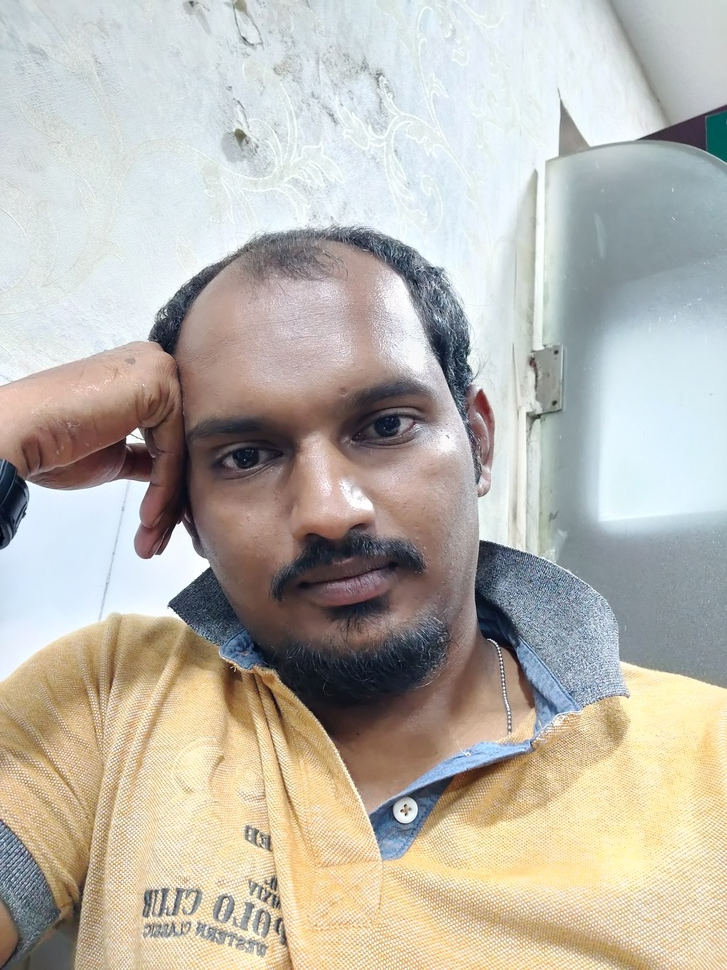
#> input picture Python/Modules_Practice/opencv/Images/nanda1.jpg, 727 x 970 px, shrunk from 3456 x 4608 before the run, given in place of the camera
$ jupyter execute --allow-errors Face_Detection.ipynb   (text cells are left out)
#> lines starting #> are read from the running program, lines starting #| are printed output that depends on the picture; after the words box and inside, x2 and y2 are one past the last pixel; in counts of white or black regions, pixels touching at a corner belong together
[cell 1]
import numpy as np
import cv2

face_cascade = cv2.CascadeClassifier('/home/nandagopal/PycharmProjects/ImageClassifierApp/venv/lib/python3.6/site-packages/cv2/data/haarcascade_frontalface_default.xml')
eye_cascade = cv2.CascadeClassifier('/home/nandagopal/PycharmProjects/ImageClassifierApp/venv/lib/python3.6/site-packages/cv2/data/haarcascade_eye.xml')

[cell 2]
img = cv2.imread('Images/human3.jpg')
#> (the rest of this cell did not finish here and is left out)

#> (a cell that did not finish here is left out)

[cell 4]
import numpy as np
import cv2

cap = cv2.VideoCapture(0)

while(True):
    # Capture frame-by-frame
    ret, frame = cap.read()
#> frame is the input picture: shape (970, 727, 3); mean B, G, R 173.3, 182.4, 187

    # Our operations on the frame come here
    gray = cv2.cvtColor(frame, cv2.COLOR_BGR2BGRA)


    faces = face_cascade.detectMultiScale(gray, 1.3, 5)
#> faces = ()
    for (x,y,w,h) in faces:
        img = cv2.rectangle(frame,(x,y),(x+w,y+h),(255,0,0),2)
        roi_gray = gray[y:y+h, x:x+w]
        roi_color = img[y:y+h, x:x+w]
        eyes = eye_cascade.detectMultiScale(roi_gray)
        for (ex,ey,ew,eh) in eyes:
            cv2.rectangle(roi_color,(ex,ey),(ex+ew,ey+eh),(0,255,0),2)
#> this loop made 0 passes


    # Display the resulting frame
    cv2.imshow('frame',gray)
#     if cv2.waitKey(1) & 0xFF == ord('q'):
#         break
    k = cv2.waitKey(1)
#> (key q is pressed here)
    if k == 27:         # wait for ESC key to exit
        cv2.destroyAllWindows()
        break
# When everything done, release the capture
cap.release()
cv2.destroyAllWindows()

[cell 5]
import numpy as np
import cv2

cap = cv2.VideoCapture(0)

while(True):
    # Capture frame-by-frame
    ret, frame = cap.read()

    # Our operations on the frame come here
    gray = cv2.cvtColor(frame, cv2.COLOR_BGR2BGRA)


    faces = face_cascade.detectMultiScale(gray,
                                            scaleFactor=1.1,
                                            minNeighbors=5,
                                            minSize=(30, 30),
                                            )
#> faces = [[137, 295, 382, 382]]
    for (x, y, w, h) in faces:
        cv2.rectangle(frame, (x, y), (x+w, y+h), (0, 255, 0), 2)
#> this loop made 1 pass
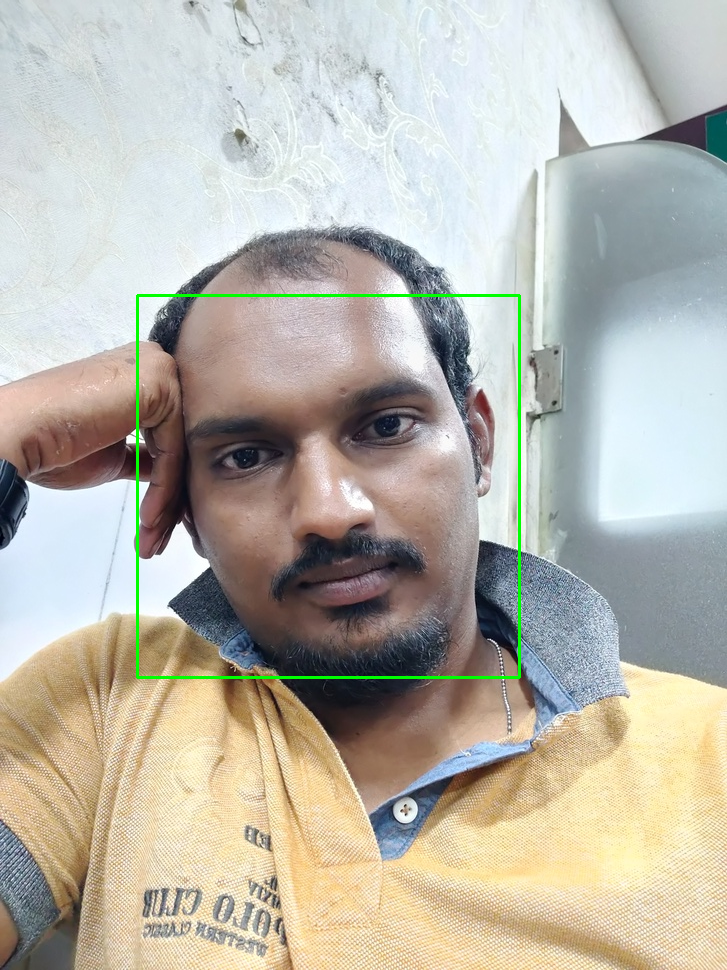
#> frame: shape (970, 727, 3); 0.65% of pixels changed, all inside (x1, y1, x2, y2) = (136, 294, 521, 679)


    # Display the resulting frame
    cv2.imshow('video',frame)
#     if cv2.waitKey(1) & 0xFF == ord('q'):
#         break
    k = cv2.waitKey(1)
#> (key q is pressed here)
    if k == 27:         # wait for ESC key to exit
        cv2.destroyAllWindows()
        break
# When everything done, release the capture
cap.release()
cv2.destroyAllWindows()

[cell 6]
import numpy as np
import cv2

cap = cv2.VideoCapture(0)

while(True):
    # Capture frame-by-frame
    ret, frame = cap.read()

    # Our operations on the frame come here
    gray = cv2.cvtColor(frame, cv2.COLOR_BGR2BGRA)


    faces = face_cascade.detectMultiScale(gray,
                                            scaleFactor=1.1,
                                            minNeighbors=5,
                                            minSize=(30, 30),
                                            )
    for (x, y, w, h) in faces:
        img = cv2.rectangle(frame, (x, y), (x+w, y+h), (0, 255, 0), 2)
        roi_gray = gray[y:y+h, x:x+w]
        roi_color = img[y:y+h, x:x+w]
        eyes = eye_cascade.detectMultiScale(roi_gray)
        for (ex,ey,ew,eh) in eyes:
            cv2.rectangle(roi_color,(ex,ey),(ex+ew,ey+eh),(0,255,0),2)
#> this loop made 1 pass
#> (x, y, w, h, eyes) on pass 1: (137, 295, 382, 382, [[67, 133, 64, 64], [200, 85, 89, 89]])
#> pass 1, `roi_gray = gray[y:y+h, x:x+w]`:
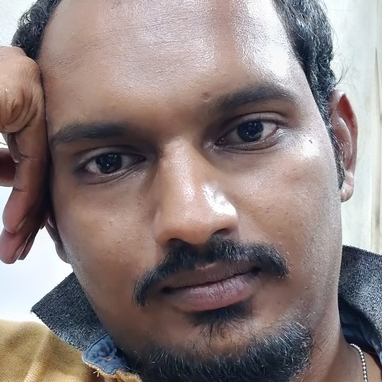
#> roi_gray: shape (382, 382, 4); mean B, G, R, A 123.6, 125.1, 138.6, 255
#> after the loop:
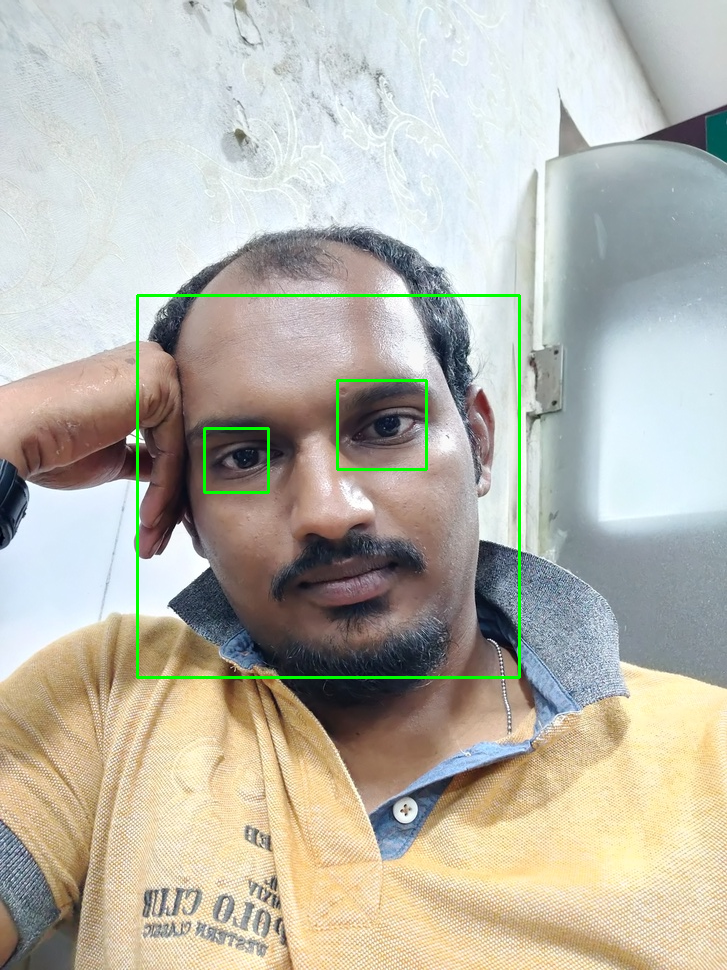
#> frame: shape (970, 727, 3); 0.91% of pixels changed, all inside (x1, y1, x2, y2) = (136, 294, 521, 679)
#> after the loop:
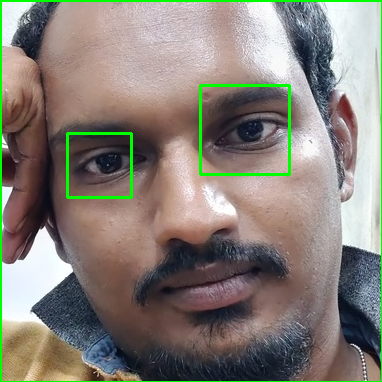
#> roi_color: shape (382, 382, 3); mean B, G, R 119.8, 128.3, 134.3


    # Display the resulting frame
    cv2.imshow('video',frame)
#     if cv2.waitKey(1) & 0xFF == ord('q'):
#         break
    k = cv2.waitKey(1)
#> (key q is pressed here)
    if k == 27:         # wait for ESC key to exit
        cv2.destroyAllWindows()
        break
# When everything done, release the capture
cap.release()
cv2.destroyAllWindows()

$ run again, on Python/Modules_Practice/opencv/Images/nanda2.jpg
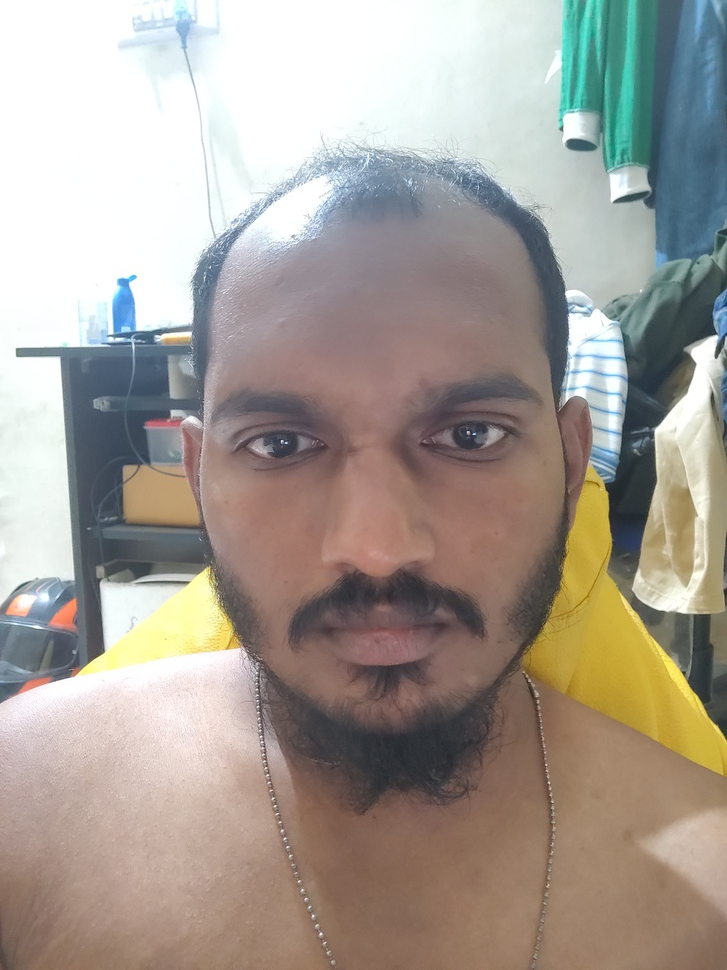
#> input picture Python/Modules_Practice/opencv/Images/nanda2.jpg, 727 x 970 px, shrunk from 3456 x 4608 before the run, given in place of the camera
#> frame is the input picture: shape (970, 727, 3); mean B, G, R 149.3, 157.8, 165.6
#> `faces = face_cascade.detectMultiScale(gray, 1.3, 5)`: faces = [[159, 275, 452, 452]]
#> the loop `for (x,y,w,h) in faces:` made 1 pass
#> after the loop `for (x,y,w,h) in faces:`:
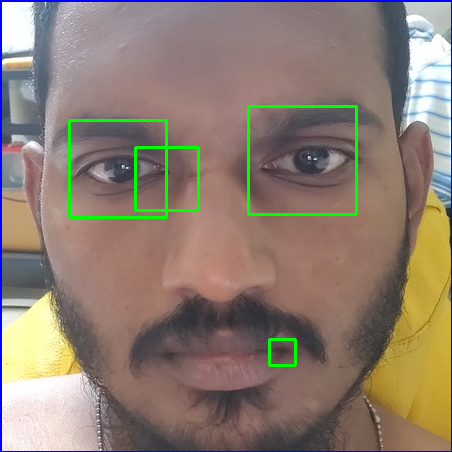
#> roi_color: shape (452, 452, 3); mean B, G, R 113.5, 125.7, 140.9
#> `faces = face_cascade.detectMultiScale(gray, scaleFactor=1.1, minNeighb..`: faces = [[155, 283, 452, 452]]
#> the loop `for (x, y, w, h) in faces:` made 1 pass
#> the loop `for (x, y, w, h) in faces:` made 1 pass
#> (x, y, w, h, eyes) on pass 1: (155, 283, 452, 452, [[73, 113, 96, 96], [256, 99, 105, 105]])
#> after the loop `for (x, y, w, h) in faces:`:
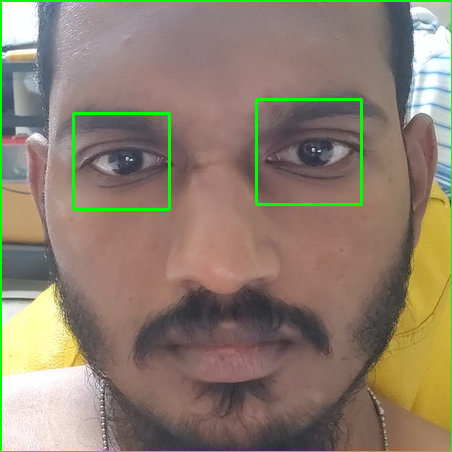
#> roi_color: shape (452, 452, 3); mean B, G, R 110.2, 127.6, 141.1

$ run again, on Python/Modules_Practice/opencv/Images/nanda3.jpg
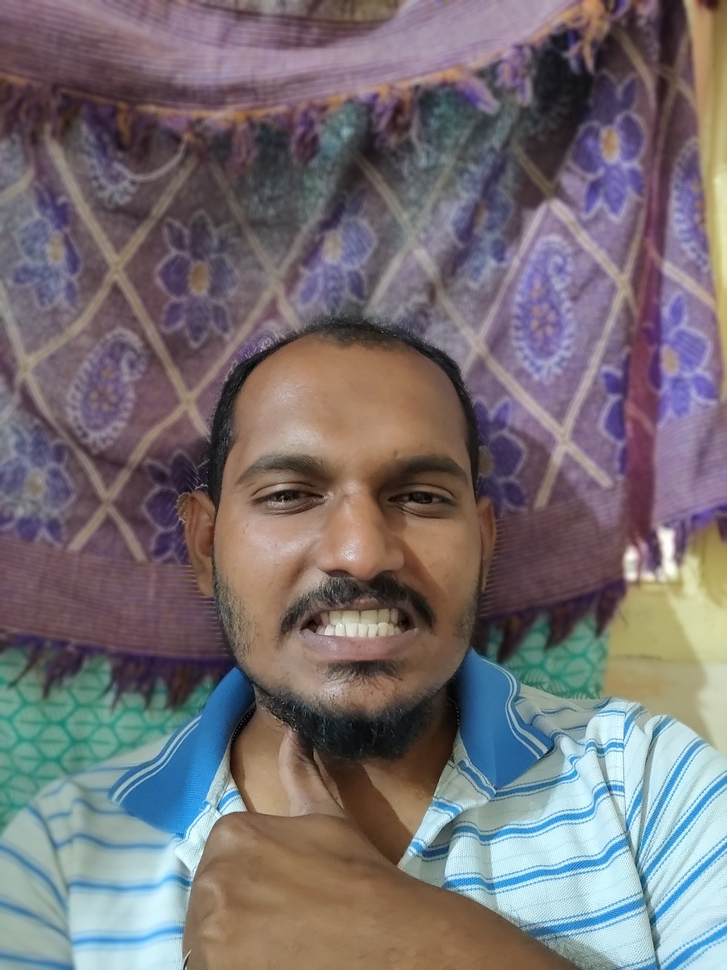
#> input picture Python/Modules_Practice/opencv/Images/nanda3.jpg, 727 x 970 px, shrunk from 3456 x 4608 before the run, given in place of the camera
#> frame is the input picture: shape (970, 727, 3); mean B, G, R 115.4, 111.7, 118.6
#> `faces = face_cascade.detectMultiScale(gray, 1.3, 5)`: faces = [[195, 364, 325, 325]]
#> the loop `for (x,y,w,h) in faces:` made 1 pass
#> after the loop `for (x,y,w,h) in faces:`:
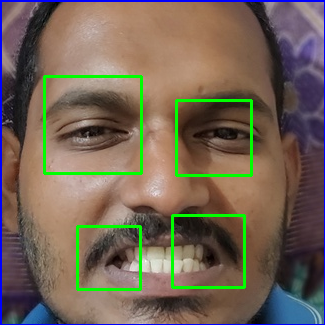
#> roi_color: shape (325, 325, 3); mean B, G, R 86, 100.7, 114.4
#> `faces = face_cascade.detectMultiScale(gray, scaleFactor=1.1, minNeighb..`: faces = [[186, 361, 339, 339]]
#> the loop `for (x, y, w, h) in faces:` made 1 pass
#> after the loop `for (x, y, w, h) in faces:`:
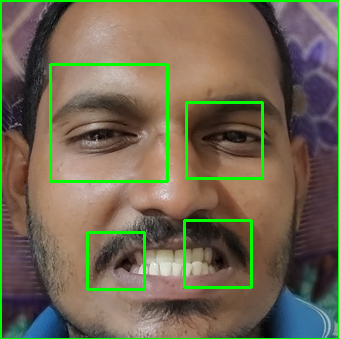
#> roi_color: shape (339, 339, 3); mean B, G, R 81.8, 104.1, 112.7

$ run again, on Python/Modules_Practice/opencv/Images/nanda4.jpg
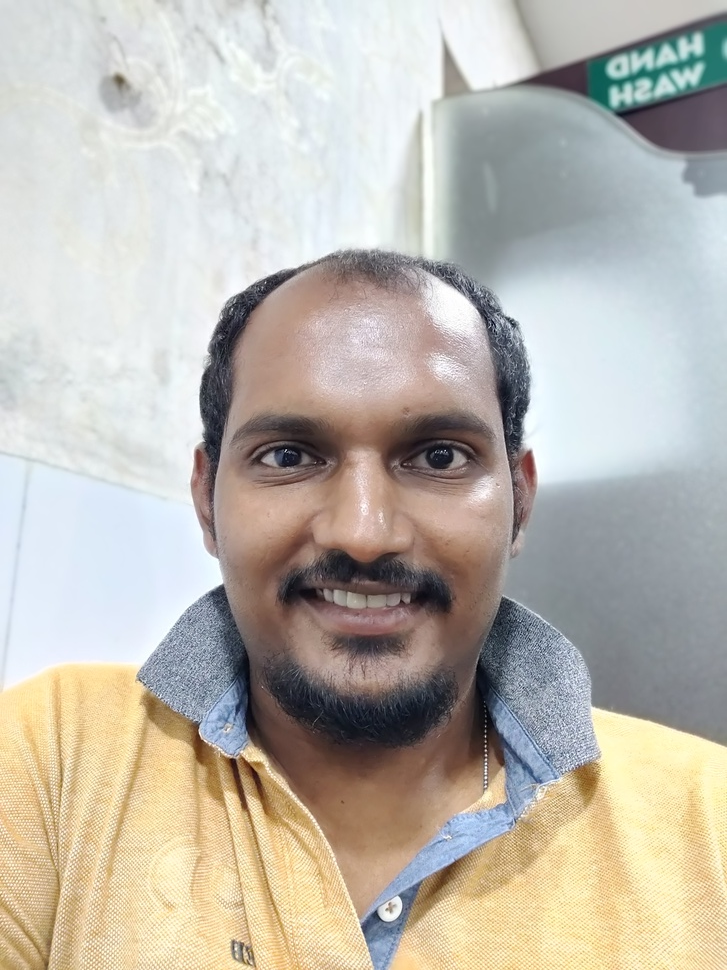
#> input picture Python/Modules_Practice/opencv/Images/nanda4.jpg, 727 x 970 px, shrunk from 3456 x 4608 before the run, given in place of the camera
#> frame is the input picture: shape (970, 727, 3); mean B, G, R 174.9, 184.3, 189.3
#> `faces = face_cascade.detectMultiScale(gray, 1.3, 5)`: faces = [[156, 295, 410, 410]]
#> the loop `for (x,y,w,h) in faces:` made 1 pass
#> after the loop `for (x,y,w,h) in faces:`:
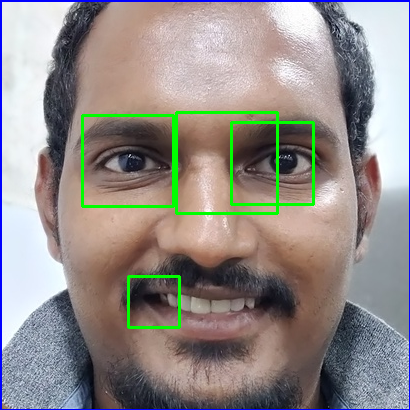
#> roi_color: shape (410, 410, 3); mean B, G, R 137.6, 141.1, 146.9
#> `faces = face_cascade.detectMultiScale(gray, scaleFactor=1.1, minNeighb..`: faces = [[158, 300, 405, 405]]
#> the loop `for (x, y, w, h) in faces:` made 1 pass
#> the loop `for (x, y, w, h) in faces:` made 1 pass
#> (x, y, w, h, eyes) on pass 1: (158, 300, 405, 405, [[81, 113, 88, 88], [230, 116, 83, 83], [131, 277, 45, 45]])
#> after the loop `for (x, y, w, h) in faces:`:
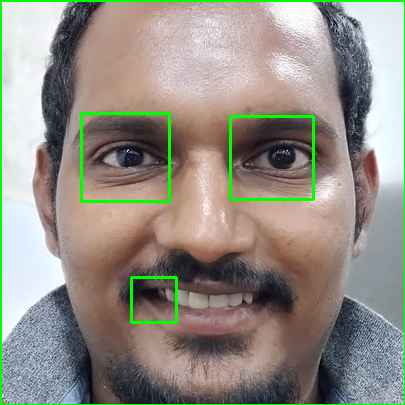
#> roi_color: shape (405, 405, 3); mean B, G, R 133.2, 142.6, 147
